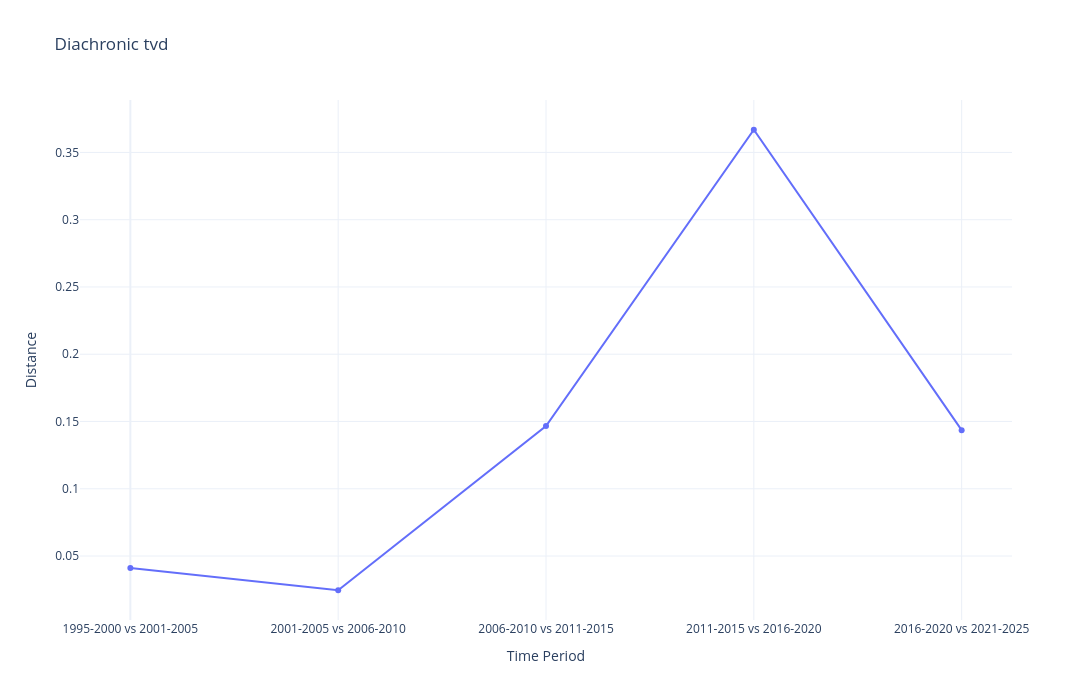

Write notebook code for a chart like this one.
### Markdown cell above
## Plot distance time-series

### Code cell
plot_all_dists_by_period(perm_result_df, layout="combined", col_to_plot="observed_statistic")

### Figure 1 — Plotly figure (JSON) as saved in the notebook; plotly's stock layout.template omitted (floating-point values rounded to 4 significant figures)
{"data": [{"customdata": ["1995-2000 vs 2001-2005", "2001-2005 vs 2006-2010", "2006-2010 vs 2011-2015", "2011-2015 vs 2016-2020", "2016-2020 vs 2021-2025"], "hovertemplate": "<b>construction</b><br>Period: %{customdata}<br>Distance: %{y:.4f}<extra></extra>", "mode": "lines+markers", "name": "construction", "type": "scatter", "x": [0, 1, 2, 3, 4], "y": [0.04106, 0.02455, 0.1466, 0.3669, 0.1436]}], "layout": {"height": 700, "hovermode": "closest", "legend": {"title": {"text": "Slot"}}, "title": {"text": "Diachronic tvd"}, "width": 1100, "xaxis": {"tickmode": "array", "ticktext": ["1995-2000 vs 2001-2005", "2001-2005 vs 2006-2010", "2006-2010 vs 2011-2015", "2011-2015 vs 2016-2020", "2016-2020 vs 2021-2025"], "tickvals": [0, 1, 2, 3, 4], "title": {"text": "Time Period"}}, "yaxis": {"title": {"text": "Distance"}}}}
